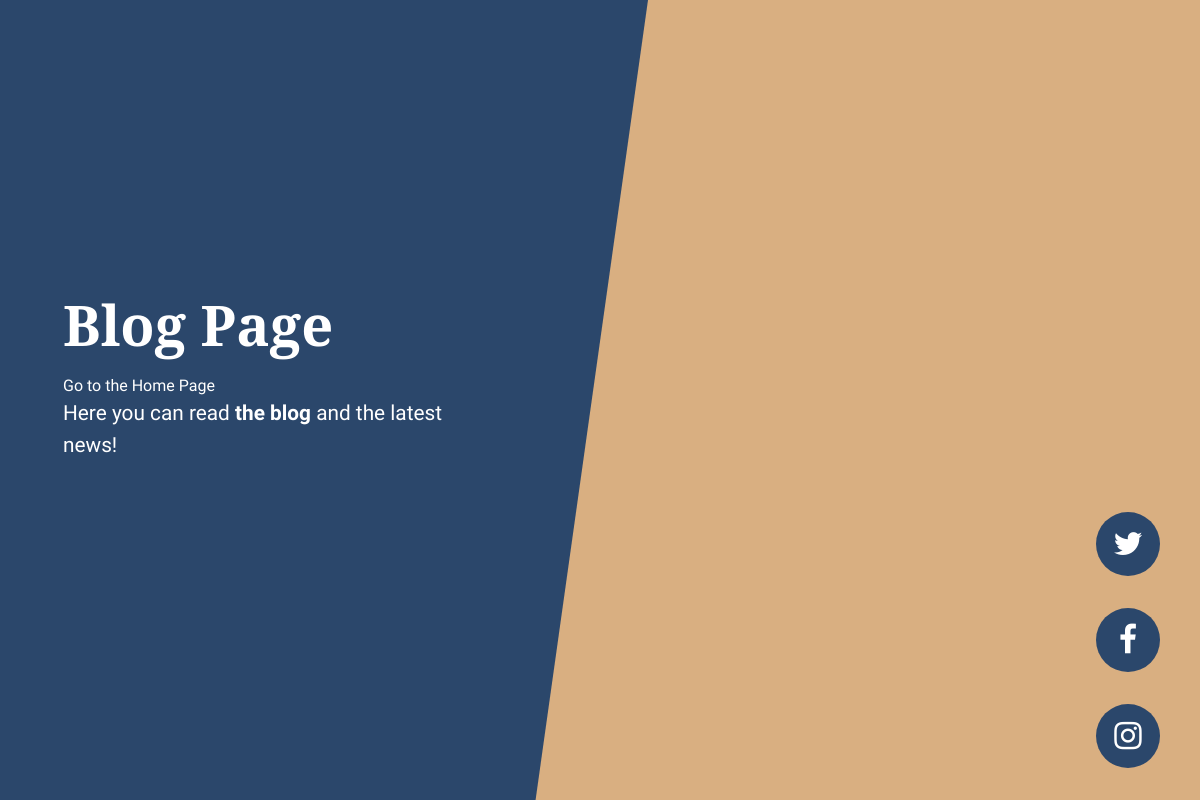
Page /blog_page on the earlier database version.
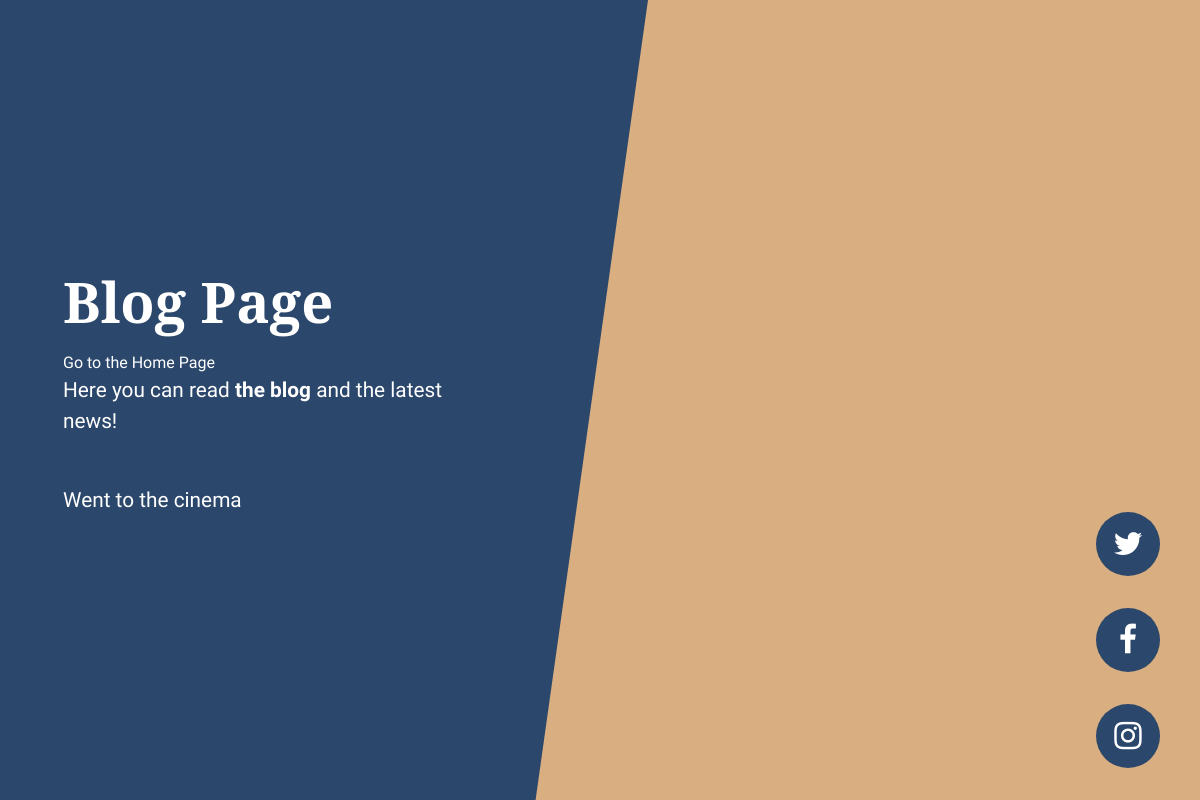
Same page on the later database version.
### landingdemo/models.py (models this page shows, shortened)
class PersonalBlog(models.Model):
    blog_name = models.CharField(max_length=100, blank=False)
    blog_description= models.CharField(max_length=300, blank=False)

### landingdemo/views.py (the view)
# urls.py: path('blog_page', views.blogPage, name='blog_page'),
def blogPage(request):
    blogs = PersonalBlog.objects.all()
    context = {'blogs': blogs}
    template = 'alltemplates/blog.html'
    return render(request, template, context)

### landingdemo/templates/alltemplates/blog.html (shortened to what this page needs)
{% load static %}
<!DOCTYPE html>
<html lang="en">
  <head>
    <link href="{% static 'vendor/bootstrap/css/bootstrap.min.css' %}" rel="stylesheet">
    <link href="{% static 'vendor/font-awesome/css/font-awesome.min.css' %}" rel="stylesheet">
    <link href="{% static 'css/coming-soon.min.css' %}" rel="stylesheet">
  </head>
  <body>
    <div class="overlay"></div>
    <div class="masthead">
      <div class="masthead-bg"></div>
      <div class="container h-100">
        <div class="row h-100">
          <div class="col-12 my-auto">
            <div class="masthead-content text-white py-5 py-md-0">
              <h1 class="mb-3">Blog Page</h1>
              <a class="text-white" href="{% url 'landingdemo:home' %}">Go to the Home Page</a>
              <p class="mb-5">Here you can read <strong>the blog</strong> and the latest news!</p>
              {% for i in blogs %}
                <p>{{i.blog_name}}</p>
              {% endfor %}
            </div>
          </div>
        </div>
      </div>
    </div>
    <div class="social-icons">
      <ul class="list-unstyled text-center mb-0">
        <li class="list-unstyled-item">
          <a href="#">
            <i class="fa fa-twitter"></i>
          </a>
        </li>
        <li class="list-unstyled-item">
          <a href="#">
            <i class="fa fa-facebook"></i>
          </a>
        </li>
        <li class="list-unstyled-item">
          <a href="#">
            <i class="fa fa-instagram"></i>
          </a>
        </li>
      </ul>
    </div>
  </body>
</html>

Differences in the rows shown:
added PersonalBlog: blog_name "Went to the cinema"
